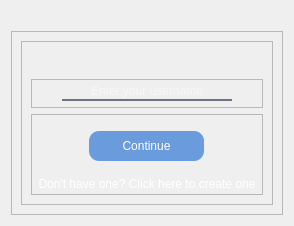
                <widget class="QWidget" name="simulator_login_page">
                 <layout class="QVBoxLayout" name="verticalLayout_125">
                  <item alignment="Qt::AlignLeft">
                   <widget class="QPushButton" name="simulator_return_to_homepage_button">
                    <property name="cursor">
                     <cursorShape>PointingHandCursor</cursorShape>
                    </property>
                    <property name="styleSheet">
                     <string notr="true">QPushButton{
	color:rgb(255, 255, 255);
	border:none;
	border-radius:7px;
}

QPushButton::hover {
	border-radius:7px;
	background-color: rgb(39, 44, 59);
}

QPushButton::pressed {
	border-radius:7px;
	background-color: rgb(43, 49, 65);
}</string>
                    </property>
                    <property name="text">
                     <string/>
                    </property>
                    <property name="icon">
                     <iconset resource="icons.qrc">
                      <normaloff>:/icons/icons/chevron-left.svg</normaloff>:/icons/icons/chevron-left.svg</iconset>
                    </property>
                    <property name="iconSize">
                     <size>
                      <width>32</width>
                      <height>32</height>
                     </size>
                    </property>
                    <property name="flat">
                     <bool>true</bool>
                    </property>
                   </widget>
                  </item>
                  <item alignment="Qt::AlignHCenter|Qt::AlignVCenter">
                   <widget class="QFrame" name="frame_81">
                    <property name="frameShape">
                     <enum>QFrame::StyledPanel</enum>
                    </property>
                    <property name="frameShadow">
                     <enum>QFrame::Raised</enum>
                    </property>
                    <layout class="QVBoxLayout" name="verticalLayout_123">
                     <item alignment="Qt::AlignHCenter">
                      <widget class="QFrame" name="frame_82">
                       <property name="frameShape">
                        <enum>QFrame::StyledPanel</enum>
                       </property>
                       <property name="frameShadow">
                        <enum>QFrame::Raised</enum>
                       </property>
                       <layout class="QVBoxLayout" name="verticalLayout_127">
                        <item>
                         <widget class="QPushButton" name="pushButton_5">
                          <property name="sizePolicy">
                           <sizepolicy hsizetype="Preferred" vsizetype="Preferred">
                            <horstretch>0</horstretch>
                            <verstretch>0</verstretch>
                           </sizepolicy>
                          </property>
                          <property name="text">
                           <string/>
                          </property>
                          <property name="icon">
                           <iconset resource="icons.qrc">
                            <normaloff>:/icons/icons/user.svg</normaloff>:/icons/icons/user.svg</iconset>
                          </property>
                          <property name="iconSize">
                           <size>
                            <width>64</width>
                            <height>64</height>
                           </size>
                          </property>
                          <property name="autoDefault">
                           <bool>true</bool>
                          </property>
                          <property name="default">
                           <bool>false</bool>
                          </property>
                          <property name="flat">
                           <bool>true</bool>
                          </property>
                         </widget>
                        </item>
                        <item>
                         <widget class="QFrame" name="frame_85">
                          <property name="frameShape">
                           <enum>QFrame::StyledPanel</enum>
                          </property>
                          <property name="frameShadow">
                           <enum>QFrame::Raised</enum>
                          </property>
                          <layout class="QVBoxLayout" name="verticalLayout_128">
                           <property name="spacing">
                            <number>0</number>
                           </property>
                           <property name="leftMargin">
                            <number>0</number>
                           </property>
                           <property name="topMargin">
                            <number>3</number>
                           </property>
                           <property name="rightMargin">
                            <number>0</number>
                           </property>
                           <property name="bottomMargin">
                            <number>6</number>
                           </property>
                           <item alignment="Qt::AlignHCenter">
                            <widget class="QLineEdit" name="simulator_login_to_username_entry">
                             <property name="minimumSize">
                              <size>
                               <width>170</width>
                               <height>0</height>
                              </size>
                             </property>
                             <property name="styleSheet">
                              <string notr="true">background-color: rgb(0, 0, 0, 0 );
border:none;
border-bottom:2px solid rgba(105, 115, 132, 255);
color:rgba(255, 255, 255, 230);
font: 11pt &quot;MS Shell Dlg 2&quot;;</string>
                             </property>
                             <property name="maxLength">
                              <number>20</number>
                             </property>
                             <property name="alignment">
                              <set>Qt::AlignCenter</set>
                             </property>
                             <property name="placeholderText">
                              <string>Enter your username</string>
                             </property>
                            </widget>
                           </item>
                          </layout>
                         </widget>
                        </item>
                        <item>
                         <widget class="QFrame" name="frame_86">
                          <property name="frameShape">
                           <enum>QFrame::StyledPanel</enum>
                          </property>
                          <property name="frameShadow">
                           <enum>QFrame::Raised</enum>
                          </property>
                          <layout class="QVBoxLayout" name="verticalLayout_129">
                           <property name="spacing">
                            <number>13</number>
                           </property>
                           <property name="leftMargin">
                            <number>0</number>
                           </property>
                           <property name="topMargin">
                            <number>16</number>
                           </property>
                           <property name="rightMargin">
                            <number>0</number>
                           </property>
                           <property name="bottomMargin">
                            <number>0</number>
                           </property>
                           <item alignment="Qt::AlignHCenter">
                            <widget class="QPushButton" name="simulator_continue_to_sim_btn">
                             <property name="sizePolicy">
                              <sizepolicy hsizetype="Preferred" vsizetype="Preferred">
                               <horstretch>0</horstretch>
                               <verstretch>0</verstretch>
                              </sizepolicy>
                             </property>
                             <property name="minimumSize">
                              <size>
                               <width>115</width>
                               <height>30</height>
                              </size>
                             </property>
                             <property name="cursor">
                              <cursorShape>PointingHandCursor</cursorShape>
                             </property>
                             <property name="styleSheet">
                              <string notr="true">QPushButton{
border:none;
border-radius:10px;
color:rgb(255, 255, 255);
font: 10pt &quot;MS Shell Dlg 2&quot;;
	background-color: rgb(106, 156, 221);
}

QPushButton::hover{
	background-color: rgb(80, 119, 167);
}
QPushButton::pressed{
	background-color: rgb(47, 71, 99);
	border:2px solid rgb(32, 36, 48);
}</string>
                             </property>
                             <property name="text">
                              <string>Continue</string>
                             </property>
                            </widget>
                           </item>
                           <item alignment="Qt::AlignHCenter">
                            <widget class="QPushButton" name="simulator_create_new_user_btn">
                             <property name="sizePolicy">
                              <sizepolicy hsizetype="Minimum" vsizetype="Preferred">
                               <horstretch>0</horstretch>
                               <verstretch>0</verstretch>
                              </sizepolicy>
                             </property>
                             <property name="minimumSize">
                              <size>
                               <width>230</width>
                               <height>20</height>
                              </size>
                             </property>
                             <property name="cursor">
                              <cursorShape>PointingHandCursor</cursorShape>
                             </property>
                             <property name="styleSheet">
                              <string notr="true">QPushButton {
	color: rgb(255, 255, 255);
	border-radius:10px;
}
QPushButton::hover {
	border-radius:10px;
	background-color: rgb(41, 47, 62);

}
QPushButton::pressed {
	border-radius:10px;
	background-color: rgb(53, 59, 79);	
}
</string>
                             </property>
                             <property name="text">
                              <string>Don't have one? Click here to create one</string>
                             </property>
                             <property name="flat">
                              <bool>true</bool>
                             </property>
                            </widget>
                           </item>
                          </layout>
                         </widget>
                        </item>
                       </layout>
                      </widget>
                     </item>
                    </layout>
                   </widget>
                  </item>
                 </layout>
                </widget>
